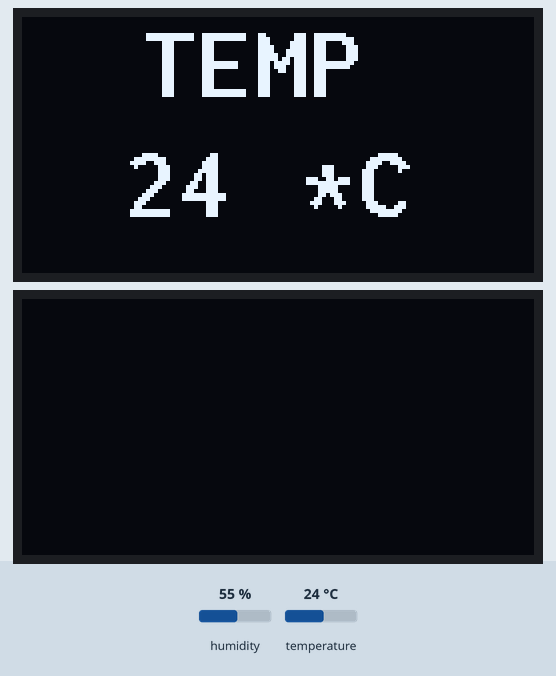
The sketch below on a simulated Arduino Uno, built with avr-gcc and run on an emulated ATmega328P. Shown: 2 × 128×64 one-colour display. The inputs (shaded band) are chosen by the test bench; at power-on: temperature 24 °C, humidity 55 %. What the sketch prints to the serial monitor is not drawn.

Above: at 1.2 s.
1.3 s: temperature set to 12 °C
At 12.8 s:
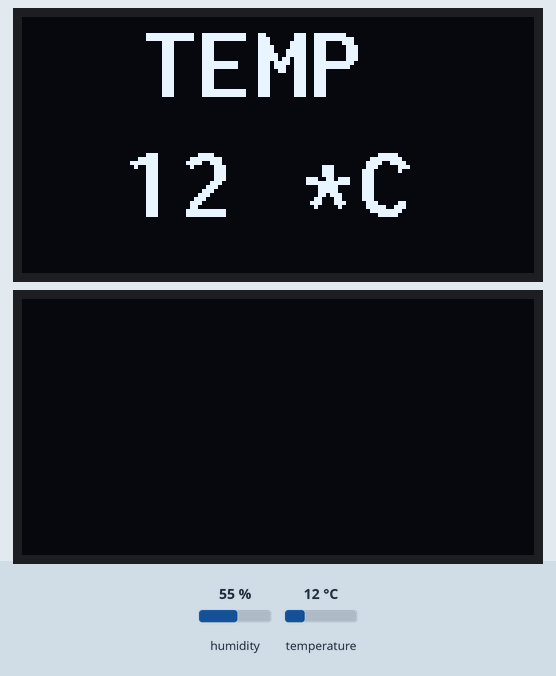
14.0 s: temperature set to 19 °C
At 25.4 s:
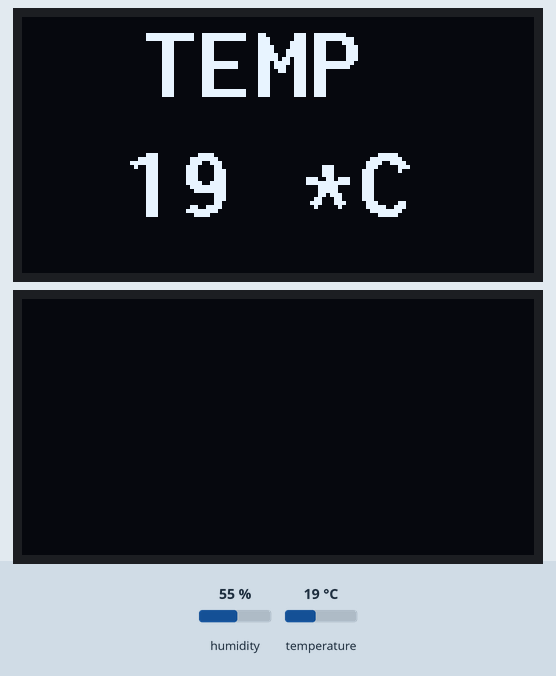
28.0 s: humidity set to 22 %
At 41.6 s:
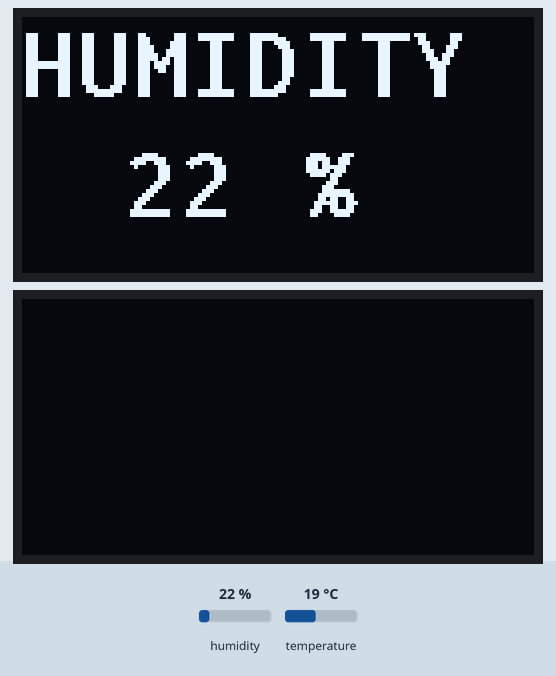
41.9 s: humidity set to 40 %
At 54.2 s:
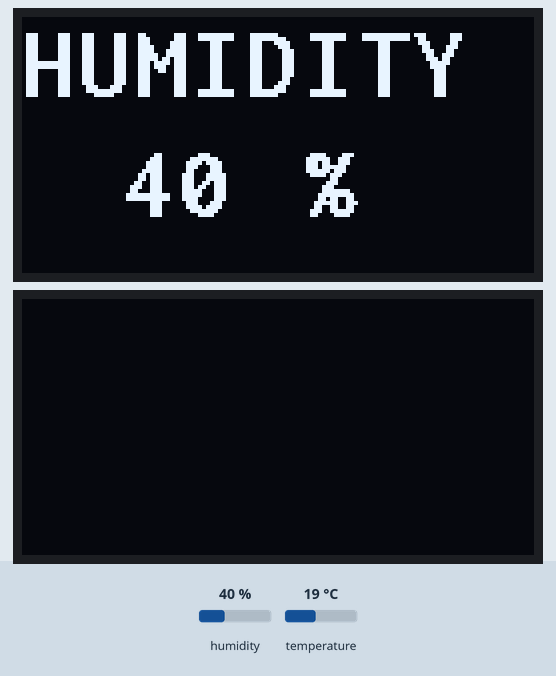
Timing chart, 0 to 55.7 s (numbered marks = the images above; inputs shaded):
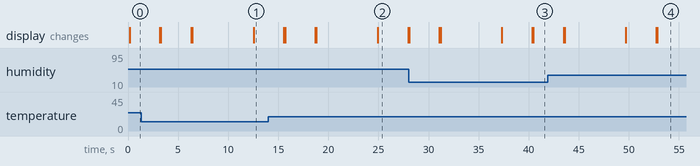

Measured:
- what the display in image 2 shows lasts 3.1 s, from 24.9 s to 28.0 s

The sketch:

EEE_401_WEATHER_STATION_1.ino
```cpp
 #include <Arduino.h>
#include <U8g2lib.h>
#include <U8x8lib.h>

#ifdef U8X8_HAVE_HW_SPI
#include <SPI.h>
#endif
#ifdef U8X8_HAVE_HW_I2C
#include <Wire.h>
#endif


#include "DHT.h"

#define DHTPIN 13

#define DHTTYPE DHT11   // DHT 11

DHT dht(DHTPIN, DHTTYPE);


U8G2_SSD1306_128X64_NONAME_F_SW_I2C u8g2(U8G2_R0, /* clock=*/ SCL, /* data=*/ SDA, /* reset=*/ U8X8_PIN_NONE);   // All Boards without Reset of the Display
U8X8_SSD1306_128X64_NONAME_SW_I2C u8x8(/* clock=*/ SCL, /* data=*/ SDA, /* reset=*/ U8X8_PIN_NONE);   // OLEDs without Reset of the Display


void setup(void) {

  Serial.begin(9600);
  Serial.println(F("DHTxx test!"));

  dht.begin();

  u8g2.begin();
  u8x8.begin();
  u8x8.setPowerSave(0);
}


void loop(void) {
  //delay(2000);


 float hum,tem,ftem,hic;


  hum = dht.readHumidity();
  // Read temperature as Celsius (the default)

  tem = dht.readTemperature();
  // Read temperature as Fahrenheit (isFahrenheit = true)

  ftem = dht.readTemperature(true);

  hic = dht.computeHeatIndex(tem, hum, false);


  char h[5];
  char t[5];
  char f[5];
  char n[5];

  itoa(hum, h, 10);
  itoa(tem, t, 10);
  itoa(ftem, f, 10);
  itoa(hic, n, 10);


u8g2.clearBuffer();          // clear the internal memory
u8g2.setFont(u8g2_font_inb16_mf);
u8g2.drawStr(30,20,"TEMP"); // write something to the internal memory
u8g2.drawUTF8(25, 50, t);
u8g2.drawStr(70,50,"*C");
u8g2.sendBuffer();          // transfer internal memory to the display
delay(3000);
u8g2.clear();
u8g2.nextPage();


u8g2.drawStr(0,20,"HUMIDITY"); // write something to the internal memory
u8g2.drawUTF8(25, 50, h);
u8g2.drawStr(70,50,"%");
u8g2.sendBuffer();          // transfer internal memory to the display
delay(3000);
u8g2.clear();
u8g2.nextPage();


u8g2.drawStr(15,20,"H INDEX"); // write something to the internal memory
u8g2.drawUTF8(25, 50, n);
u8g2.drawStr(70,50,"*C");
u8g2.sendBuffer();          // transfer internal memory to the display
delay(3000);
u8g2.refreshDisplay();    // only required for SSD1606/7
delay(3000);
u8x8.clear();
}
//git commit -m
```
